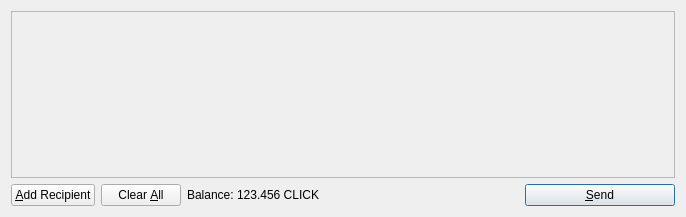
<?xml version="1.0" encoding="UTF-8"?>
<ui version="4.0">
 <class>SendCoinsDialog</class>
 <widget class="QDialog" name="SendCoinsDialog">
  <property name="geometry">
   <rect>
    <x>0</x>
    <y>0</y>
    <width>686</width>
    <height>217</height>
   </rect>
  </property>
  <property name="windowTitle">
   <string>Send Coins</string>
  </property>
  <layout class="QVBoxLayout" name="verticalLayout">
   <item>
    <widget class="QScrollArea" name="scrollArea">
     <property name="widgetResizable">
      <bool>true</bool>
     </property>
     <widget class="QWidget" name="scrollAreaWidgetContents">
      <property name="geometry">
       <rect>
        <x>0</x>
        <y>0</y>
        <width>666</width>
        <height>165</height>
       </rect>
      </property>
      <layout class="QVBoxLayout" name="verticalLayout_2">
       <property name="margin">
        <number>0</number>
       </property>
       <item>
        <layout class="QVBoxLayout" name="entries">
         <property name="spacing">
          <number>6</number>
         </property>
        </layout>
       </item>
       <item>
        <spacer name="verticalSpacer">
         <property name="orientation">
          <enum>Qt::Vertical</enum>
         </property>
         <property name="sizeHint" stdset="0">
          <size>
           <width>20</width>
           <height>40</height>
          </size>
         </property>
        </spacer>
       </item>
      </layout>
     </widget>
    </widget>
   </item>
   <item>
    <layout class="QHBoxLayout" name="horizontalLayout">
     <item>
      <widget class="QPushButton" name="addButton">
       <property name="toolTip">
        <string>Send to multiple recipients at once</string>
       </property>
       <property name="text">
        <string>&amp;Add Recipient</string>
       </property>
       <property name="icon">
        <iconset resource="../bitcoin.qrc">
         <normaloff>:/icons/add</normaloff>:/icons/add</iconset>
       </property>
       <property name="autoDefault">
        <bool>false</bool>
       </property>
      </widget>
     </item>
     <item>
      <widget class="QPushButton" name="clearButton">
       <property name="sizePolicy">
        <sizepolicy hsizetype="Minimum" vsizetype="Fixed">
         <horstretch>0</horstretch>
         <verstretch>0</verstretch>
        </sizepolicy>
       </property>
       <property name="toolTip">
        <string>Remove all transaction fields</string>
       </property>
       <property name="text">
        <string>Clear &amp;All</string>
       </property>
       <property name="icon">
        <iconset resource="../bitcoin.qrc">
         <normaloff>:/icons/remove</normaloff>:/icons/remove</iconset>
       </property>
       <property name="autoRepeatDelay">
        <number>300</number>
       </property>
       <property name="autoDefault">
        <bool>false</bool>
       </property>
      </widget>
     </item>
     <item>
      <layout class="QHBoxLayout" name="horizontalLayout_2">
       <property name="spacing">
        <number>3</number>
       </property>
       <item>
        <widget class="QLabel" name="label">
         <property name="text">
          <string>Balance:</string>
         </property>
        </widget>
       </item>
       <item>
        <widget class="QLabel" name="labelBalance">
         <property name="cursor">
          <cursorShape>IBeamCursor</cursorShape>
         </property>
         <property name="text">
          <string>123.456 CLICK</string>
         </property>
         <property name="textInteractionFlags">
          <set>Qt::LinksAccessibleByMouse|Qt::TextSelectableByKeyboard|Qt::TextSelectableByMouse</set>
         </property>
        </widget>
       </item>
      </layout>
     </item>
     <item>
      <spacer name="horizontalSpacer">
       <property name="orientation">
        <enum>Qt::Horizontal</enum>
       </property>
       <property name="sizeHint" stdset="0">
        <size>
         <width>40</width>
         <height>20</height>
        </size>
       </property>
      </spacer>
     </item>
     <item>
      <widget class="QPushButton" name="sendButton">
       <property name="minimumSize">
        <size>
         <width>150</width>
         <height>0</height>
        </size>
       </property>
       <property name="toolTip">
        <string>Confirm the send action</string>
       </property>
       <property name="text">
        <string>&amp;Send</string>
       </property>
       <property name="icon">
        <iconset resource="../bitcoin.qrc">
         <normaloff>:/icons/send</normaloff>:/icons/send</iconset>
       </property>
       <property name="default">
        <bool>true</bool>
       </property>
      </widget>
     </item>
    </layout>
   </item>
  </layout>
 </widget>
 <resources>
  <include location="../bitcoin.qrc"/>
 </resources>
 <connections/>
</ui>
